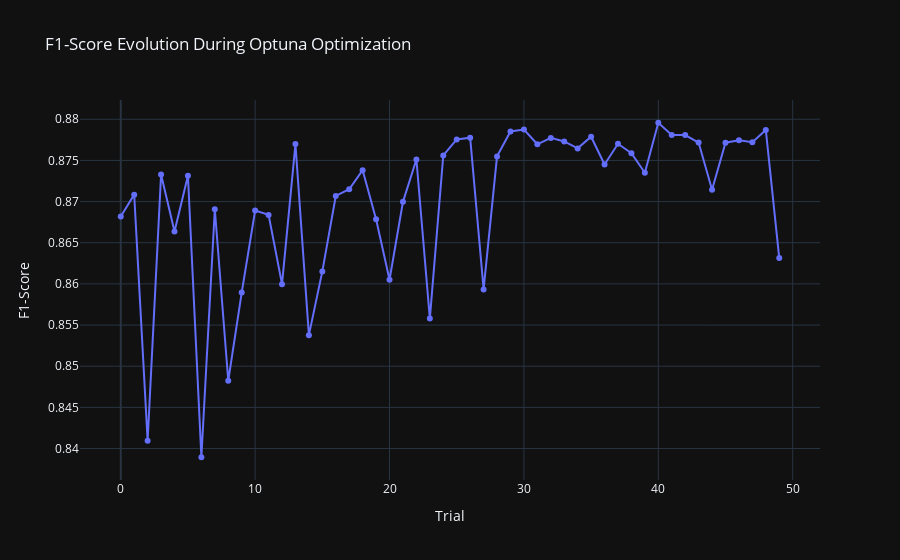

The cell this chart's notebook holds for it:
### Code cell
visualizations['f1_score_evolution']

### Figure 1 — Plotly figure (JSON) as saved in the notebook; plotly's stock layout.template omitted (floating-point values rounded to 4 significant figures)
{"data": [{"mode": "lines+markers", "name": "F1-score", "type": "scatter", "x": [0, 1, 2, 3, 4, 5, 6, 7, 8, 9, 10, 11, 12, 13, 14, 15, 16, 17, 18, 19, 20, 21, 22, 23, 24, 25, 26, 27, 28, 29, 30, 31, 32, 33, 34, 35, 36, 37, 38, 39, 40, 41, 42, 43, 44, 45, 46, 47, 48, 49], "y": [0.8682, 0.8708, 0.841, 0.8733, 0.8664, 0.8731, 0.8389, 0.8691, 0.8482, 0.8589, 0.8689, 0.8684, 0.86, 0.877, 0.8538, 0.8615, 0.8707, 0.8715, 0.8738, 0.8678, 0.8605, 0.87, 0.8751, 0.8558, 0.8756, 0.8775, 0.8778, 0.8593, 0.8755, 0.8785, 0.8788, 0.877, 0.8777, 0.8773, 0.8765, 0.8779, 0.8745, 0.877, 0.8759, 0.8735, 0.8796, 0.8781, 0.8781, 0.8772, 0.8714, 0.8771, 0.8774, 0.8772, 0.8787, 0.8631]}], "layout": {"title": {"text": "F1-Score Evolution During Optuna Optimization"}, "xaxis": {"title": {"text": "Trial"}}, "yaxis": {"title": {"text": "F1-Score"}}}}
